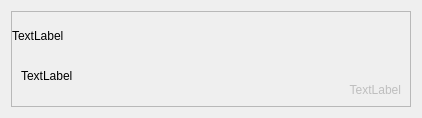
<?xml version="1.0" encoding="UTF-8"?>
<ui version="4.0">
 <class>GitHubIssueCommentBubble</class>
 <widget class="QWidget" name="GitHubIssueCommentBubble">
  <property name="geometry">
   <rect>
    <x>0</x>
    <y>0</y>
    <width>422</width>
    <height>118</height>
   </rect>
  </property>
  <property name="windowTitle">
   <string notr="true">Form</string>
  </property>
  <layout class="QHBoxLayout" name="horizontalLayout">
   <item>
    <widget class="QFrame" name="frame">
     <property name="frameShape">
      <enum>QFrame::StyledPanel</enum>
     </property>
     <property name="frameShadow">
      <enum>QFrame::Raised</enum>
     </property>
     <layout class="QVBoxLayout" name="verticalLayout">
      <property name="spacing">
       <number>0</number>
      </property>
      <property name="leftMargin">
       <number>0</number>
      </property>
      <property name="topMargin">
       <number>0</number>
      </property>
      <property name="rightMargin">
       <number>0</number>
      </property>
      <property name="bottomMargin">
       <number>0</number>
      </property>
      <item>
       <widget class="QLabel" name="titleLabel">
        <property name="autoFillBackground">
         <bool>true</bool>
        </property>
        <property name="text">
         <string notr="true">TextLabel</string>
        </property>
        <property name="margin">
         <number>9</number>
        </property>
       </widget>
      </item>
      <item>
       <layout class="QVBoxLayout" name="verticalLayout_2">
        <property name="leftMargin">
         <number>9</number>
        </property>
        <property name="topMargin">
         <number>9</number>
        </property>
        <property name="rightMargin">
         <number>9</number>
        </property>
        <property name="bottomMargin">
         <number>9</number>
        </property>
        <item>
         <widget class="QLabel" name="commentText">
          <property name="text">
           <string>TextLabel</string>
          </property>
          <property name="textFormat">
           <enum>Qt::MarkdownText</enum>
          </property>
          <property name="wordWrap">
           <bool>true</bool>
          </property>
         </widget>
        </item>
        <item>
         <widget class="QLabel" name="extraData">
          <property name="enabled">
           <bool>false</bool>
          </property>
          <property name="text">
           <string>TextLabel</string>
          </property>
          <property name="alignment">
           <set>Qt::AlignRight|Qt::AlignTrailing|Qt::AlignVCenter</set>
          </property>
         </widget>
        </item>
       </layout>
      </item>
     </layout>
    </widget>
   </item>
  </layout>
 </widget>
 <resources/>
 <connections/>
</ui>
